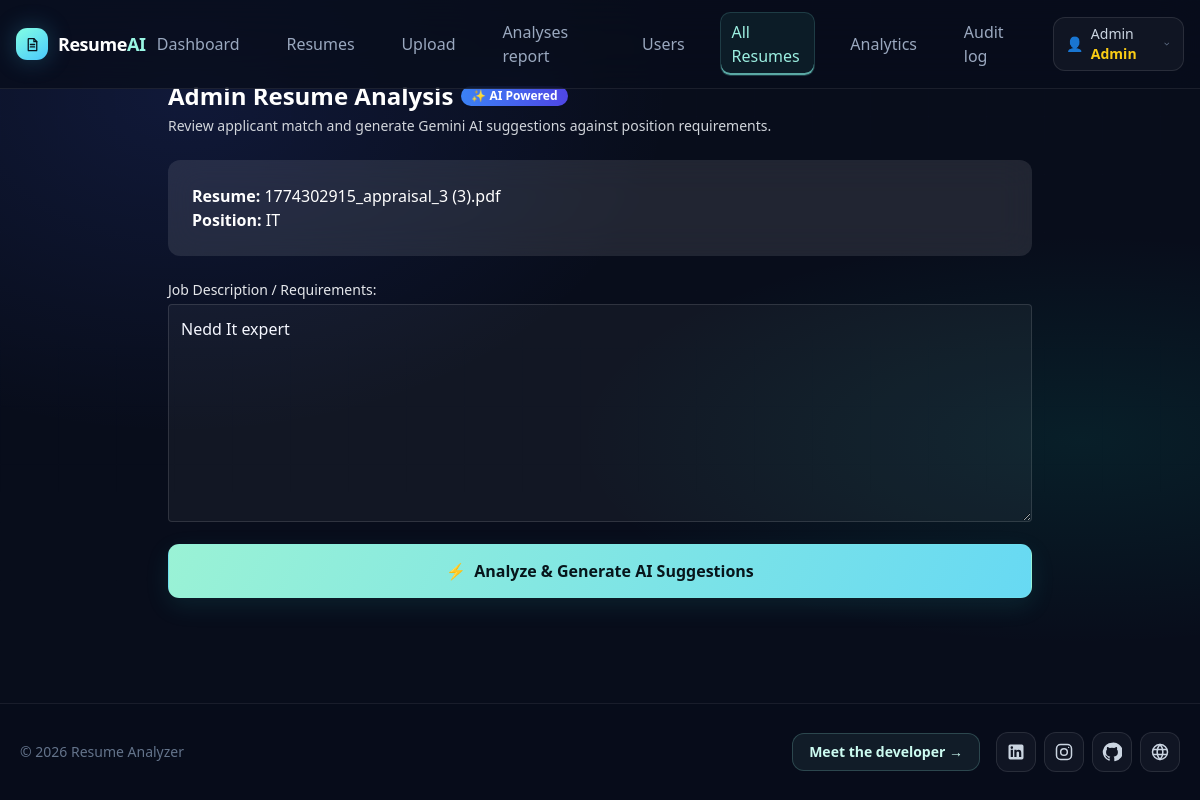
Screenshot of /analyze_admin&resume_id=6 (signed in) with the database file from the repository.
### tables this page shows
CREATE TABLE `resumes` (
  `id` int(11) NOT NULL,
  `user_id` int(11) NOT NULL,
  `position` int(11) DEFAULT NULL,
  `file_name` varchar(255) DEFAULT NULL,
  `file_path` varchar(255) DEFAULT NULL,
  `file_size` int(11) DEFAULT NULL,
  `created_at` timestamp NOT NULL DEFAULT current_timestamp()
);

CREATE TABLE `positions` (
  `id` int(11) NOT NULL,
  `name` varchar(100) NOT NULL,
  `description` text DEFAULT NULL,
  `required_skills` text DEFAULT NULL,
  `created_by` int(11) DEFAULT NULL,
  `created_at` timestamp NOT NULL DEFAULT current_timestamp()
);

### modules/admin/analyze_admin.php (the view, shortened to what this page needs)
<?php
require_once __DIR__ . "/../../config/db.php";
require_once __DIR__ . "/../../templates/header.php";
$resume_id = $_GET['resume_id'] ?? null;
$stmt = $pdo->prepare("
    SELECT r.*, p.name as position_name, p.description, p.required_skills
    FROM resumes r
    LEFT JOIN positions p ON r.position = p.id
    WHERE r.id = ?
");
$stmt->execute([$resume_id]);
$resume = $stmt->fetch();
$job_description = $resume['description'] ?? '';
?>
<div class="max-w-4xl mx-auto px-4">
    <div class="flex items-center justify-between mb-6 flex-wrap gap-2">
        <div>
            <h2 class="text-2xl font-bold flex items-center gap-2">
                Admin Resume Analysis
                <span class="inline-flex items-center gap-1 text-xs font-semibold px-2.5 py-0.5 rounded-full bg-gradient-to-r from-blue-500 to-indigo-600 text-white shadow-sm">
                    ✨ AI Powered
                </span>
            </h2>
            <p class="text-gray-300 text-sm mt-1">Review applicant match and generate Gemini AI suggestions against position requirements.</p>
        </div>
    </div>
    <div class="bg-white/10 p-6 rounded-xl backdrop-blur-lg mb-6">
        <p><strong>Resume:</strong> <?php echo htmlspecialchars($resume['file_name']); ?></p>
        <p><strong>Position:</strong> <?php echo htmlspecialchars($resume['position_name'] ?? 'N/A'); ?></p>
    </div>
    <form id="adminAnalyzeForm" action="<?php echo BASE_URL; ?>modules/analysis/process_analysis.php" method="POST" onsubmit="return handleAdminAnalyzeSubmit()">
        <label class="block text-sm font-medium mb-1 text-gray-200">Job Description / Requirements:</label>
        <textarea name="job_description" rows="8"
            class="w-full p-3 rounded mb-4 bg-white/20 border border-white/10 text-white focus:outline-none focus:ring-2 focus:ring-blue-500"
            required><?php echo htmlspecialchars($job_description); ?></textarea>
        <button type="submit" id="adminAnalyzeBtn"
            class="w-full bg-green-600 hover:bg-green-700 p-3.5 rounded-lg font-bold flex items-center justify-center gap-2 transition cursor-pointer shadow-lg">
            <span id="adminBtnIcon">⚡</span>
            <span id="adminBtnText">Analyze & Generate AI Suggestions</span>
        </button>
    </form>
</div>
<?php require_once __DIR__ . "/../../templates/footer.php"; ?>

### templates/header.php (style rules this page uses)
* { box-sizing: border-box; }
body { background: radial-gradient(ellipse at 15% 12%, rgba(72,104,255,.13), transparent 34%), radial-gradient(ellipse at 90% 55%, rgba(9,212,180,.09), transparent 33%), #080d1b; }
body::before { content:""; position:fixed; inset:0; z-index:-1; pointer-events:none; opacity:.35; background-image:linear-gradient(rgba(142,166,208,.035) 1px,transparent 1px),linear-gradient(90deg,rgba(142,166,208,.035) 1px,transparent 1px); background-size:58px 58px; mask-image:linear-gradient(to bottom,black,transparent 85%); }
button:not(#menuBtn) { border-radius:.7rem; transition:transform .18s ease,filter .18s ease,box-shadow .18s ease,border-color .18s ease; }
button[class*="bg-blue-"], button[class*="bg-green-"], button[class*="bg-indigo-"], a[class*="bg-blue-"], a[class*="bg-green-"], a[class*="bg-indigo-"] { border:1px solid rgba(132,240,220,.18); background:linear-gradient(115deg,#9af2d5,#67d9f3)!important; color:#07151b!important; font-weight:700; box-shadow:0 8px 24px rgba(45,184,177,.12); }
input:not([type=checkbox]), select, textarea { border-color:rgba(255,255,255,.12)!important; background-color:rgba(255,255,255,.045)!important; color:#f5f7ff!important; }
input::placeholder, textarea::placeholder { color:#71809a!important; }
button, a { -webkit-tap-highlight-color:transparent; }

### rows the page displays
resumes: file_name "1774302915_appraisal_3 (3).pdf", position.name "IT", job_description "Nedd It expert"

### other values shown
$user_name "Admin"
